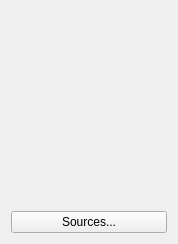
<?xml version="1.0" encoding="UTF-8"?>
<ui version="4.0">
 <class>TableAnalyzerWidget</class>
 <widget class="QWidget" name="TableAnalyzerWidget">
  <property name="geometry">
   <rect>
    <x>0</x>
    <y>0</y>
    <width>178</width>
    <height>244</height>
   </rect>
  </property>
  <property name="windowTitle">
   <string>Table</string>
  </property>
  <property name="windowIcon">
   <iconset resource="../res/icons.qrc">
    <normaloff>:/icons/view-list-text-3.png</normaloff>:/icons/view-list-text-3.png</iconset>
  </property>
  <layout class="QGridLayout" name="gridLayout">
   <item row="0" column="0">
    <widget class="QWidget" name="widget" native="true">
     <property name="sizePolicy">
      <sizepolicy hsizetype="Expanding" vsizetype="Expanding">
       <horstretch>0</horstretch>
       <verstretch>0</verstretch>
      </sizepolicy>
     </property>
     <layout class="QGridLayout" name="gridLayout_2">
      <item row="0" column="0">
       <layout class="QFormLayout" name="tableLayout"/>
      </item>
     </layout>
    </widget>
   </item>
   <item row="1" column="0">
    <widget class="QPushButton" name="selectSourcesButton">
     <property name="text">
      <string>Sources...</string>
     </property>
    </widget>
   </item>
  </layout>
 </widget>
 <resources>
  <include location="../res/icons.qrc"/>
 </resources>
 <connections/>
</ui>
